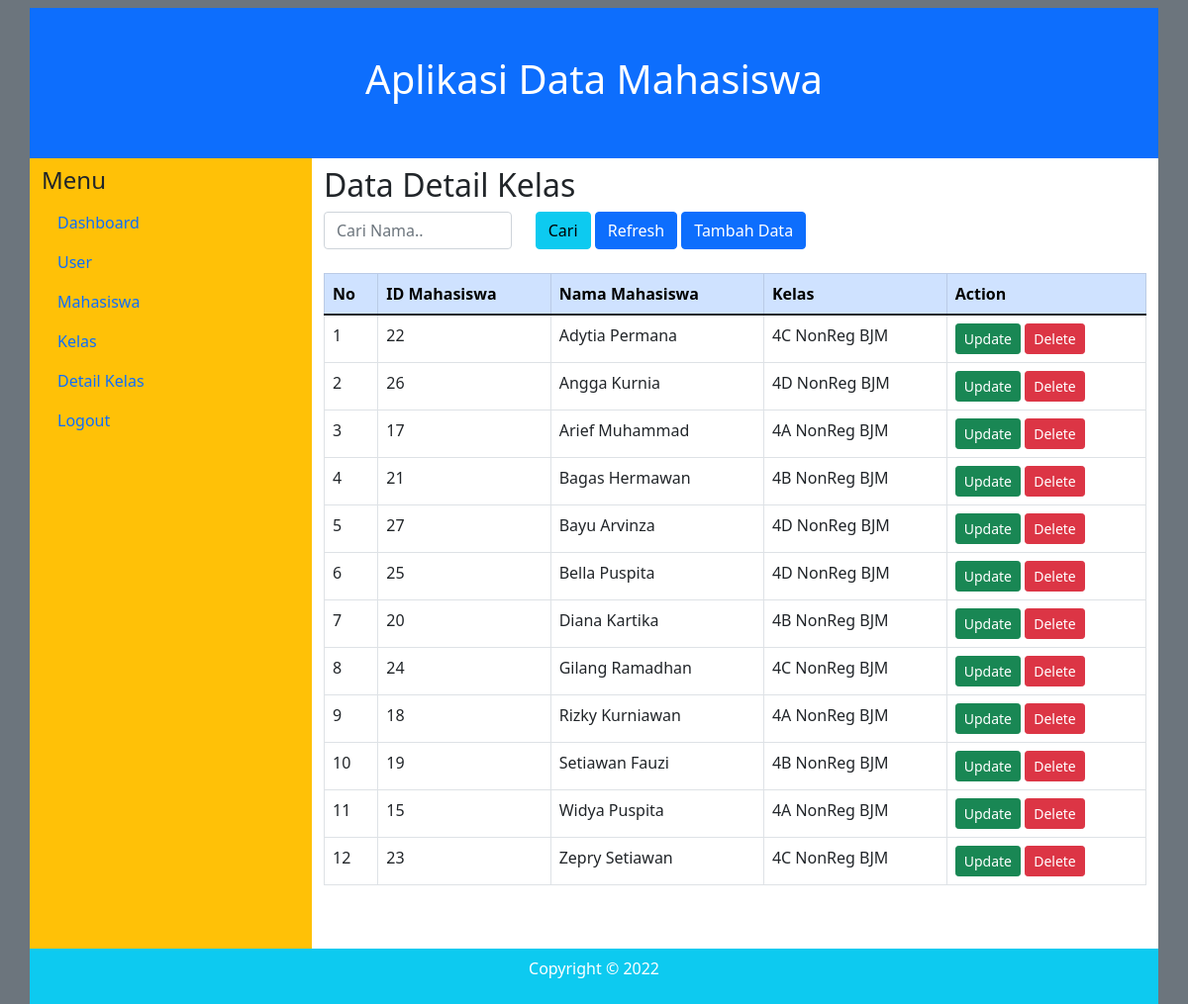
Screenshot of /detail-kls.php (signed in) with the database file from the repository.
### tables this page shows
CREATE TABLE IF NOT EXISTS `detail_kls` (
  `id` int(11) NOT NULL AUTO_INCREMENT,
  `id_mhs` int(11) DEFAULT NULL,
  `id_kls` int(11) DEFAULT NULL,
  PRIMARY KEY (`id`),
  KEY `id_kls` (`id_kls`),
  KEY `id_mhs` (`id_mhs`),
  CONSTRAINT `detail_kls_ibfk_1` FOREIGN KEY (`id_kls`) REFERENCES `tbl_kls` (`id_kls`),
  CONSTRAINT `detail_kls_ibfk_2` FOREIGN KEY (`id_mhs`) REFERENCES `tbl_mhs` (`id_mhs`)
);

CREATE TABLE IF NOT EXISTS `tbl_mhs` (
  `id_mhs` int(11) NOT NULL AUTO_INCREMENT,
  `id_user` int(11) DEFAULT NULL,
  `nama_lengkap` varchar(200) DEFAULT NULL,
  `tempat_lahir` varchar(50) DEFAULT NULL,
  `tanggal_lahir` date DEFAULT NULL,
  `alamat` text DEFAULT NULL,
  `no_telp` varchar(50) DEFAULT NULL,
  PRIMARY KEY (`id_mhs`),
  KEY `id_user` (`id_user`),
  CONSTRAINT `tbl_mhs_ibfk_1` FOREIGN KEY (`id_user`) REFERENCES `tbl_user` (`id_user`)
);

CREATE TABLE IF NOT EXISTS `tbl_kls` (
  `id_kls` int(11) NOT NULL AUTO_INCREMENT,
  `kode_kls` varchar(10) DEFAULT NULL,
  `nm_kls` varchar(20) DEFAULT NULL,
  PRIMARY KEY (`id_kls`)
);

### detail-kls.php (the view, shortened to what this page needs)
<?php
include "koneksi.php";
 ?>
<!doctype html>
<html lang="en">
  <head>
    <link href="css/bootstrap.min.css" rel="stylesheet">
  </head>
  <body class="bg-secondary">
    <div class="container">
      <div class="row pt-2">
        <div class="col bg-primary py-5">
          <h1 class="text-center text-white">Aplikasi Data Mahasiswa</h1>
        </div>
      </div>
        <div class="row">
          <?php include "menu.php"?>
          <div class="col-lg-9 bg-white">
            <h2 class="mt-2">Data Detail Kelas</h2>
            <form method="GET">
                <div class="row">
                    <div class="col-lg-3">
                        <div class="form-group">
                            <input type="text" name="cari" class="form-control" placeholder="Cari Nama..">
                        </div>
                    </div>
                    <div class="col-md-6">
                        <button class="btn btn-info">Cari</button>
                        <a href="detail-kls.php" class="btn btn-primary">Refresh</a>
                        <a href="detail-kls-create.php" class="btn btn-primary">Tambah Data</a>
                    </div>
                </div><br>
            </form>
            <div class="table-responsive mb-5">
              <table class="table table-bordered table-hover">
                <thead class="table-primary">
                  <tr>
                    <th scope="col">No</th>
                    <th scope="col">ID Mahasiswa</th>
                    <th scope="col">Nama Mahasiswa</th>
                    <th scope="col">Kelas</th>
                    <th scope="col">Action</th>
                  </tr>
                </thead>
                <tbody>
                  <?php
                    if(isset($_GET['cari'])){
                      $cari = $_GET['cari'];
                      $data = "SELECT * FROM detail_kls INNER JOIN tbl_mhs ON detail_kls.id_mhs = tbl_mhs.id_mhs INNER JOIN tbl_kls ON detail_kls.id_kls = tbl_kls.id_kls WHERE nama_lengkap LIKE '%".$cari."%'";
                    } else {
                      $data = "SELECT * FROM detail_kls INNER JOIN tbl_mhs ON detail_kls.id_mhs = tbl_mhs.id_mhs INNER JOIN tbl_kls ON detail_kls.id_kls = tbl_kls.id_kls order by nama_lengkap asc";
                    }
                    $no = 1;
                    ?>
                    <?php
                    $result = mysqli_query($conn, $data);
                    while ($row_user = mysqli_fetch_assoc($result)){?>
                    <tr>
                      <td><?php echo $no++; ?></td>
                      <td><?php echo $row_user['id_mhs']; ?></td>
                      <td><?php echo $row_user['nama_lengkap']; ?></td>
                      <td><?php echo $row_user['nm_kls']; ?></td>
                      <td>
                        <a href="detail-kls-update.php?id=<?php echo $row_user["id"] ?>" class="btn btn-sm btn-success">Update</a>
                        <a href="detail-kls-delete.php?id=<?php echo $row_user["id"] ?>" class="btn btn-sm btn-danger" onclick="return confirm('Apakah anda yakin ingin menghapus data ini?')">Delete</a>
                      </td>
                    </tr>
                    <?php } ?>
                </tbody>
              </table>
            </div>
          </div>
        </div>
          <div class="row">
            <div class="col bg-info py-2">
              <p class="text-center text-white">Copyright &copy;   <?php echo date ("Y") ?></p>
            </div>
          </div>
    </div>
  </body>
</html>

### rows the page displays
detail_kls: id_mhs.id_mhs "22", id_mhs.nama_lengkap "Adytia Permana", id_kls.nm_kls "4C NonReg BJM"
detail_kls: id_mhs.id_mhs "26", id_mhs.nama_lengkap "Angga Kurnia", id_kls.nm_kls "4D NonReg BJM"
detail_kls: id_mhs.id_mhs "17", id_mhs.nama_lengkap "Arief Muhammad", id_kls.nm_kls "4A NonReg BJM"
detail_kls: id_mhs.id_mhs "21", id_mhs.nama_lengkap "Bagas Hermawan", id_kls.nm_kls "4B NonReg BJM"
detail_kls: id_mhs.id_mhs "27", id_mhs.nama_lengkap "Bayu Arvinza", id_kls.nm_kls "4D NonReg BJM"
detail_kls: id_mhs.id_mhs "25", id_mhs.nama_lengkap "Bella Puspita", id_kls.nm_kls "4D NonReg BJM"
detail_kls: id_mhs.id_mhs "20", id_mhs.nama_lengkap "Diana Kartika", id_kls.nm_kls "4B NonReg BJM"
detail_kls: id_mhs.id_mhs "24", id_mhs.nama_lengkap "Gilang Ramadhan", id_kls.nm_kls "4C NonReg BJM"
detail_kls: id_mhs.id_mhs "18", id_mhs.nama_lengkap "Rizky Kurniawan", id_kls.nm_kls "4A NonReg BJM"
detail_kls: id_mhs.id_mhs "19", id_mhs.nama_lengkap "Setiawan Fauzi", id_kls.nm_kls "4B NonReg BJM"
detail_kls: id_mhs.id_mhs "15", id_mhs.nama_lengkap "Widya Puspita", id_kls.nm_kls "4A NonReg BJM"
detail_kls: id_mhs.id_mhs "23", id_mhs.nama_lengkap "Zepry Setiawan", id_kls.nm_kls "4C NonReg BJM"

### other values shown
date ("Y") "2022"
